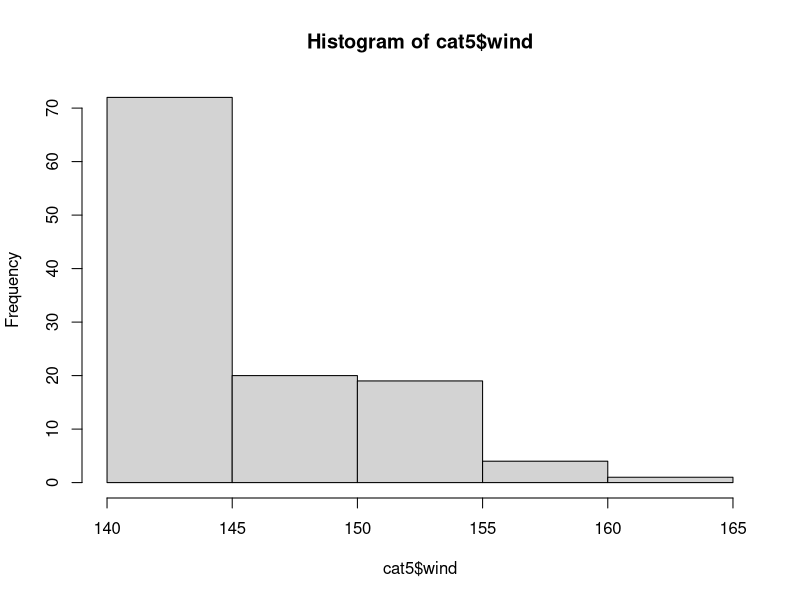
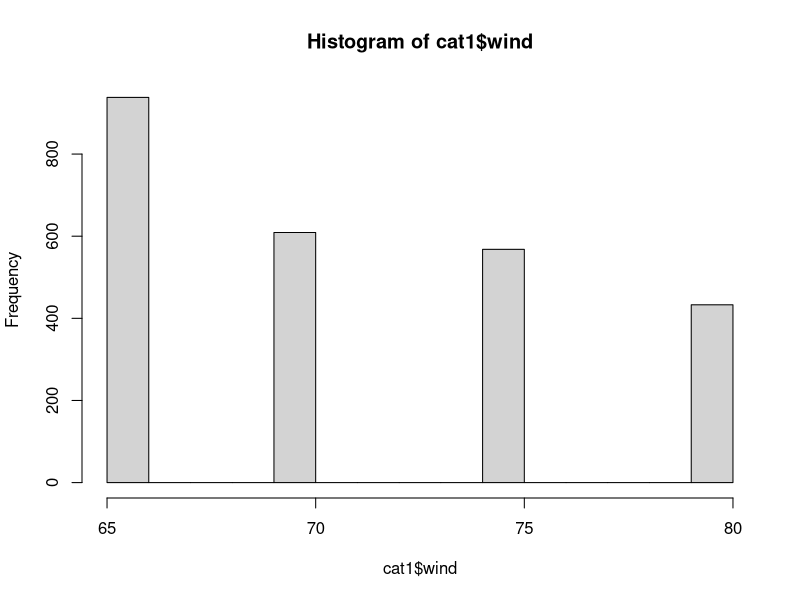
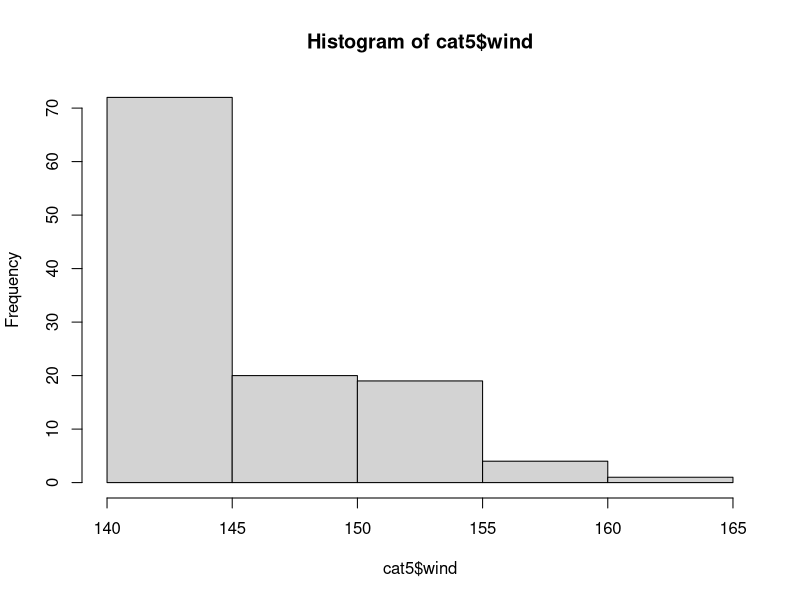
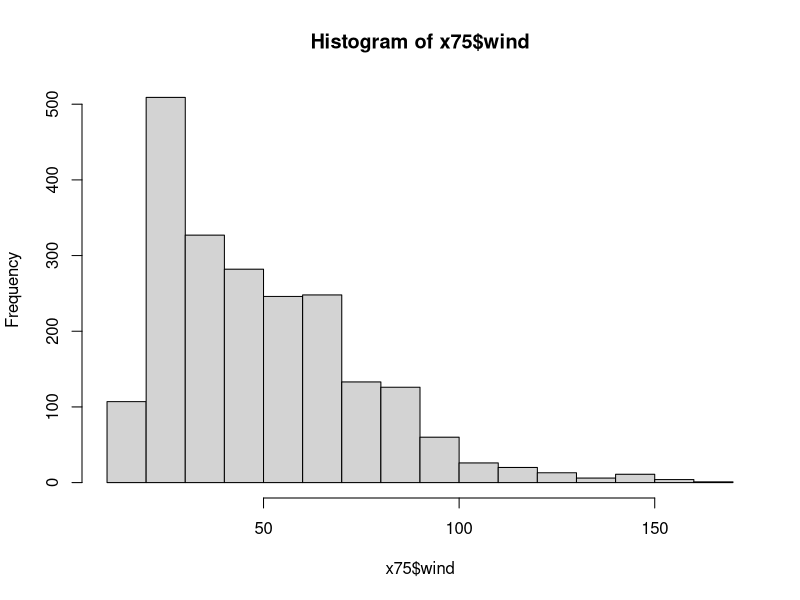
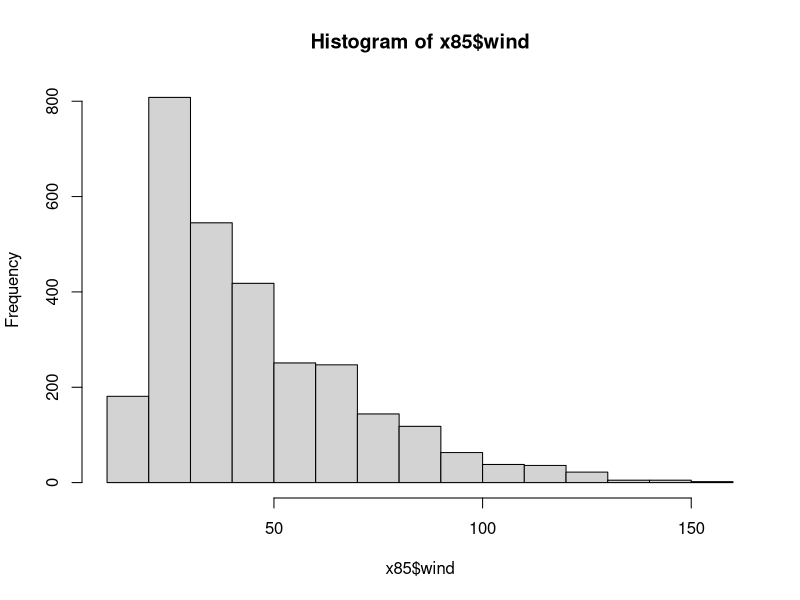
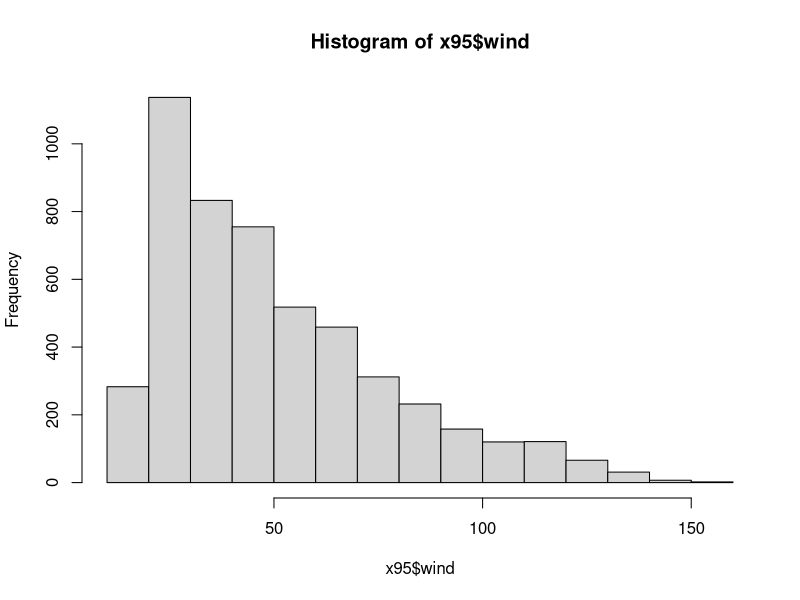
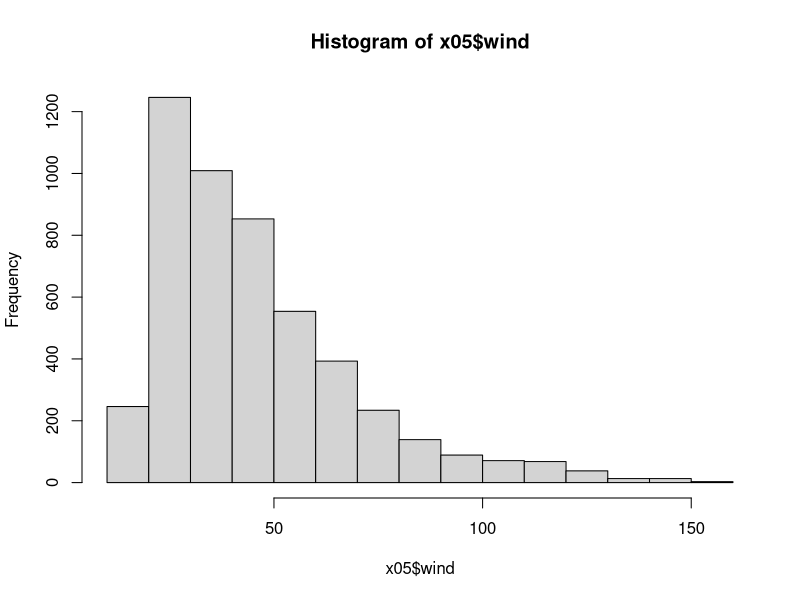

Generate these figures, in order, with R:
# if (!require("drat")) {
# install.packages("drat")
# library("drat")
# }
#
# drat::addRepo("kjhealy")

library(dplyr)

#x70 <-subset(storms, Carrier >= "1975" & Carrier <= "1984")

x75 <- filter(storms, year < "1985")
x85 <- filter(storms, year >= "1985" & year < "1995")
x95 <- filter(storms, year >= "1995" & year < "2005")
x05 <- filter(storms, year >= "2005" & year < "2015")

cat5 <- filter(storms, category == "5")

hist(cat5$wind)

cat1 <- filter(storms, category == "1")
hist(cat1$wind)

hist(cat5$wind)

hist(x75$wind)

hist(x85$wind)

hist(x95$wind)

hist(x05$wind)